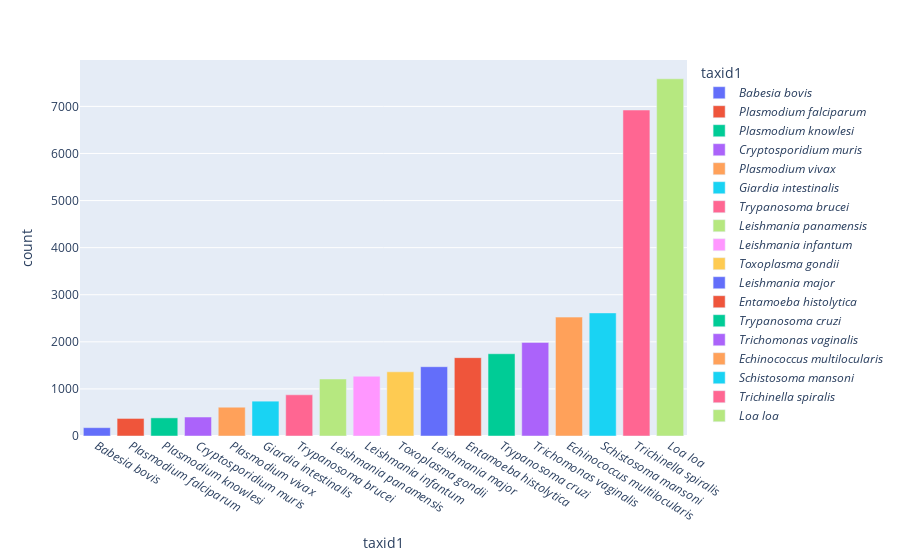

Write notebook code for a chart like this one.
### Code cell
fig = px.bar(net.groupby(["taxid1"]).count().reset_index().sort_values("taxid2"), x="taxid1", y="average_score", color='taxid1',  labels={"average_score":"count"})
fig

### Figure 1 — Plotly figure (JSON) as saved in the notebook; plotly's stock layout.template omitted (floating-point values rounded to 4 significant figures)
{"data": [{"alignmentgroup": "True", "hovertemplate": "taxid1=%{x}<br>count=%{y}<extra></extra>", "legendgroup": "<i>Babesia bovis</i>", "marker": {"color": "#636efa", "pattern": {"shape": ""}}, "name": "<i>Babesia bovis</i>", "offsetgroup": "<i>Babesia bovis</i>", "orientation": "v", "showlegend": true, "textposition": "auto", "type": "bar", "x": ["<i>Babesia bovis</i>"], "xaxis": "x", "y": [177], "yaxis": "y"}, {"alignmentgroup": "True", "hovertemplate": "taxid1=%{x}<br>count=%{y}<extra></extra>", "legendgroup": "<i>Plasmodium falciparum</i>", "marker": {"color": "#EF553B", "pattern": {"shape": ""}}, "name": "<i>Plasmodium falciparum</i>", "offsetgroup": "<i>Plasmodium falciparum</i>", "orientation": "v", "showlegend": true, "textposition": "auto", "type": "bar", "x": ["<i>Plasmodium falciparum</i>"], "xaxis": "x", "y": [373], "yaxis": "y"}, {"alignmentgroup": "True", "hovertemplate": "taxid1=%{x}<br>count=%{y}<extra></extra>", "legendgroup": "<i>Plasmodium knowlesi</i>", "marker": {"color": "#00cc96", "pattern": {"shape": ""}}, "name": "<i>Plasmodium knowlesi</i>", "offsetgroup": "<i>Plasmodium knowlesi</i>", "orientation": "v", "showlegend": true, "textposition": "auto", "type": "bar", "x": ["<i>Plasmodium knowlesi</i>"], "xaxis": "x", "y": [385], "yaxis": "y"}, {"alignmentgroup": "True", "hovertemplate": "taxid1=%{x}<br>count=%{y}<extra></extra>", "legendgroup": "<i>Cryptosporidium muris</i>", "marker": {"color": "#ab63fa", "pattern": {"shape": ""}}, "name": "<i>Cryptosporidium muris</i>", "offsetgroup": "<i>Cryptosporidium muris</i>", "orientation": "v", "showlegend": true, "textposition": "auto", "type": "bar", "x": ["<i>Cryptosporidium muris</i>"], "xaxis": "x", "y": [403], "yaxis": "y"}, {"alignmentgroup": "True", "hovertemplate": "taxid1=%{x}<br>count=%{y}<extra></extra>", "legendgroup": "<i>Plasmodium vivax</i>", "marker": {"color": "#FFA15A", "pattern": {"shape": ""}}, "name": "<i>Plasmodium vivax</i>", "offsetgroup": "<i>Plasmodium vivax</i>", "orientation": "v", "showlegend": true, "textposition": "auto", "type": "bar", "x": ["<i>Plasmodium vivax</i>"], "xaxis": "x", "y": [611], "yaxis": "y"}, {"alignmentgroup": "True", "hovertemplate": "taxid1=%{x}<br>count=%{y}<extra></extra>", "legendgroup": "<i>Giardia intestinalis</i>", "marker": {"color": "#19d3f3", "pattern": {"shape": ""}}, "name": "<i>Giardia intestinalis</i>", "offsetgroup": "<i>Giardia intestinalis</i>", "orientation": "v", "showlegend": true, "textposition": "auto", "type": "bar", "x": ["<i>Giardia intestinalis</i>"], "xaxis": "x", "y": [740], "yaxis": "y"}, {"alignmentgroup": "True", "hovertemplate": "taxid1=%{x}<br>count=%{y}<extra></extra>", "legendgroup": "<i>Trypanosoma brucei</i>", "marker": {"color": "#FF6692", "pattern": {"shape": ""}}, "name": "<i>Trypanosoma brucei</i>", "offsetgroup": "<i>Trypanosoma brucei</i>", "orientation": "v", "showlegend": true, "textposition": "auto", "type": "bar", "x": ["<i>Trypanosoma brucei</i>"], "xaxis": "x", "y": [875], "yaxis": "y"}, {"alignmentgroup": "True", "hovertemplate": "taxid1=%{x}<br>count=%{y}<extra></extra>", "legendgroup": "<i>Leishmania panamensis</i>", "marker": {"color": "#B6E880", "pattern": {"shape": ""}}, "name": "<i>Leishmania panamensis</i>", "offsetgroup": "<i>Leishmania panamensis</i>", "orientation": "v", "showlegend": true, "textposition": "auto", "type": "bar", "x": ["<i>Leishmania panamensis</i>"], "xaxis": "x", "y": [1211], "yaxis": "y"}, {"alignmentgroup": "True", "hovertemplate": "taxid1=%{x}<br>count=%{y}<extra></extra>", "legendgroup": "<i>Leishmania infantum</i>", "marker": {"color": "#FF97FF", "pattern": {"shape": ""}}, "name": "<i>Leishmania infantum</i>", "offsetgroup": "<i>Leishmania infantum</i>", "orientation": "v", "showlegend": true, "textposition": "auto", "type": "bar", "x": ["<i>Leishmania infantum</i>"], "xaxis": "x", "y": [1270], "yaxis": "y"}, {"alignmentgroup": "True", "hovertemplate": "taxid1=%{x}<br>count=%{y}<extra></extra>", "legendgroup": "<i>Toxoplasma gondii</i>", "marker": {"color": "#FECB52", "pattern": {"shape": ""}}, "name": "<i>Toxoplasma gondii</i>", "offsetgroup": "<i>Toxoplasma gondii</i>", "orientation": "v", "showlegend": true, "textposition": "auto", "type": "bar", "x": ["<i>Toxoplasma gondii</i>"], "xaxis": "x", "y": [1363], "yaxis": "y"}, {"alignmentgroup": "True", "hovertemplate": "taxid1=%{x}<br>count=%{y}<extra></extra>", "legendgroup": "<i>Leishmania major</i>", "marker": {"color": "#636efa", "pattern": {"shape": ""}}, "name": "<i>Leishmania major</i>", "offsetgroup": "<i>Leishmania major</i>", "orientation": "v", "showlegend": true, "textposition": "auto", "type": "bar", "x": ["<i>Leishmania major</i>"], "xaxis": "x", "y": [1472], "yaxis": "y"}, {"alignmentgroup": "True", "hovertemplate": "taxid1=%{x}<br>count=%{y}<extra></extra>", "legendgroup": "<i>Entamoeba histolytica</i>", "marker": {"color": "#EF553B", "pattern": {"shape": ""}}, "name": "<i>Entamoeba histolytica</i>", "offsetgroup": "<i>Entamoeba histolytica</i>", "orientation": "v", "showlegend": true, "textposition": "auto", "type": "bar", "x": ["<i>Entamoeba histolytica</i>"], "xaxis": "x", "y": [1664], "yaxis": "y"}, {"alignmentgroup": "True", "hovertemplate": "taxid1=%{x}<br>count=%{y}<extra></extra>", "legendgroup": "<i>Trypanosoma cruzi</i>", "marker": {"color": "#00cc96", "pattern": {"shape": ""}}, "name": "<i>Trypanosoma cruzi</i>", "offsetgroup": "<i>Trypanosoma cruzi</i>", "orientation": "v", "showlegend": true, "textposition": "auto", "type": "bar", "x": ["<i>Trypanosoma cruzi</i>"], "xaxis": "x", "y": [1747], "yaxis": "y"}, {"alignmentgroup": "True", "hovertemplate": "taxid1=%{x}<br>count=%{y}<extra></extra>", "legendgroup": "<i>Trichomonas vaginalis</i>", "marker": {"color": "#ab63fa", "pattern": {"shape": ""}}, "name": "<i>Trichomonas vaginalis</i>", "offsetgroup": "<i>Trichomonas vaginalis</i>", "orientation": "v", "showlegend": true, "textposition": "auto", "type": "bar", "x": ["<i>Trichomonas vaginalis</i>"], "xaxis": "x", "y": [1987], "yaxis": "y"}, {"alignmentgroup": "True", "hovertemplate": "taxid1=%{x}<br>count=%{y}<extra></extra>", "legendgroup": "<i>Echinococcus multilocularis</i>", "marker": {"color": "#FFA15A", "pattern": {"shape": ""}}, "name": "<i>Echinococcus multilocularis</i>", "offsetgroup": "<i>Echinococcus multilocularis</i>", "orientation": "v", "showlegend": true, "textposition": "auto", "type": "bar", "x": ["<i>Echinococcus multilocularis</i>"], "xaxis": "x", "y": [2525], "yaxis": "y"}, {"alignmentgroup": "True", "hovertemplate": "taxid1=%{x}<br>count=%{y}<extra></extra>", "legendgroup": "<i>Schistosoma mansoni</i>", "marker": {"color": "#19d3f3", "pattern": {"shape": ""}}, "name": "<i>Schistosoma mansoni</i>", "offsetgroup": "<i>Schistosoma mansoni</i>", "orientation": "v", "showlegend": true, "textposition": "auto", "type": "bar", "x": ["<i>Schistosoma mansoni</i>"], "xaxis": "x", "y": [2614], "yaxis": "y"}, {"alignmentgroup": "True", "hovertemplate": "taxid1=%{x}<br>count=%{y}<extra></extra>", "legendgroup": "<i>Trichinella spiralis</i>", "marker": {"color": "#FF6692", "pattern": {"shape": ""}}, "name": "<i>Trichinella spiralis</i>", "offsetgroup": "<i>Trichinella spiralis</i>", "orientation": "v", "showlegend": true, "textposition": "auto", "type": "bar", "x": ["<i>Trichinella spiralis</i>"], "xaxis": "x", "y": [6923], "yaxis": "y"}, {"alignmentgroup": "True", "hovertemplate": "taxid1=%{x}<br>count=%{y}<extra></extra>", "legendgroup": "<i>Loa loa</i>", "marker": {"color": "#B6E880", "pattern": {"shape": ""}}, "name": "<i>Loa loa</i>", "offsetgroup": "<i>Loa loa</i>", "orientation": "v", "showlegend": true, "textposition": "auto", "type": "bar", "x": ["<i>Loa loa</i>"], "xaxis": "x", "y": [7586], "yaxis": "y"}], "layout": {"barmode": "relative", "legend": {"title": {"text": "taxid1"}, "tracegroupgap": 0}, "margin": {"t": 60}, "xaxis": {"anchor": "y", "categoryarray": ["<i>Babesia bovis</i>", "<i>Plasmodium falciparum</i>", "<i>Plasmodium knowlesi</i>", "<i>Cryptosporidium muris</i>", "<i>Plasmodium vivax</i>", "<i>Giardia intestinalis</i>", "<i>Trypanosoma brucei</i>", "<i>Leishmania panamensis</i>", "<i>Leishmania infantum</i>", "<i>Toxoplasma gondii</i>", "<i>Leishmania major</i>", "<i>Entamoeba histolytica</i>", "<i>Trypanosoma cruzi</i>", "<i>Trichomonas vaginalis</i>", "<i>Echinococcus multilocularis</i>", "<i>Schistosoma mansoni</i>", "<i>Trichinella spiralis</i>", "<i>Loa loa</i>"], "categoryorder": "array", "domain": [0, 1], "title": {"text": "taxid1"}}, "yaxis": {"anchor": "x", "domain": [0, 1], "title": {"text": "count"}}}}
